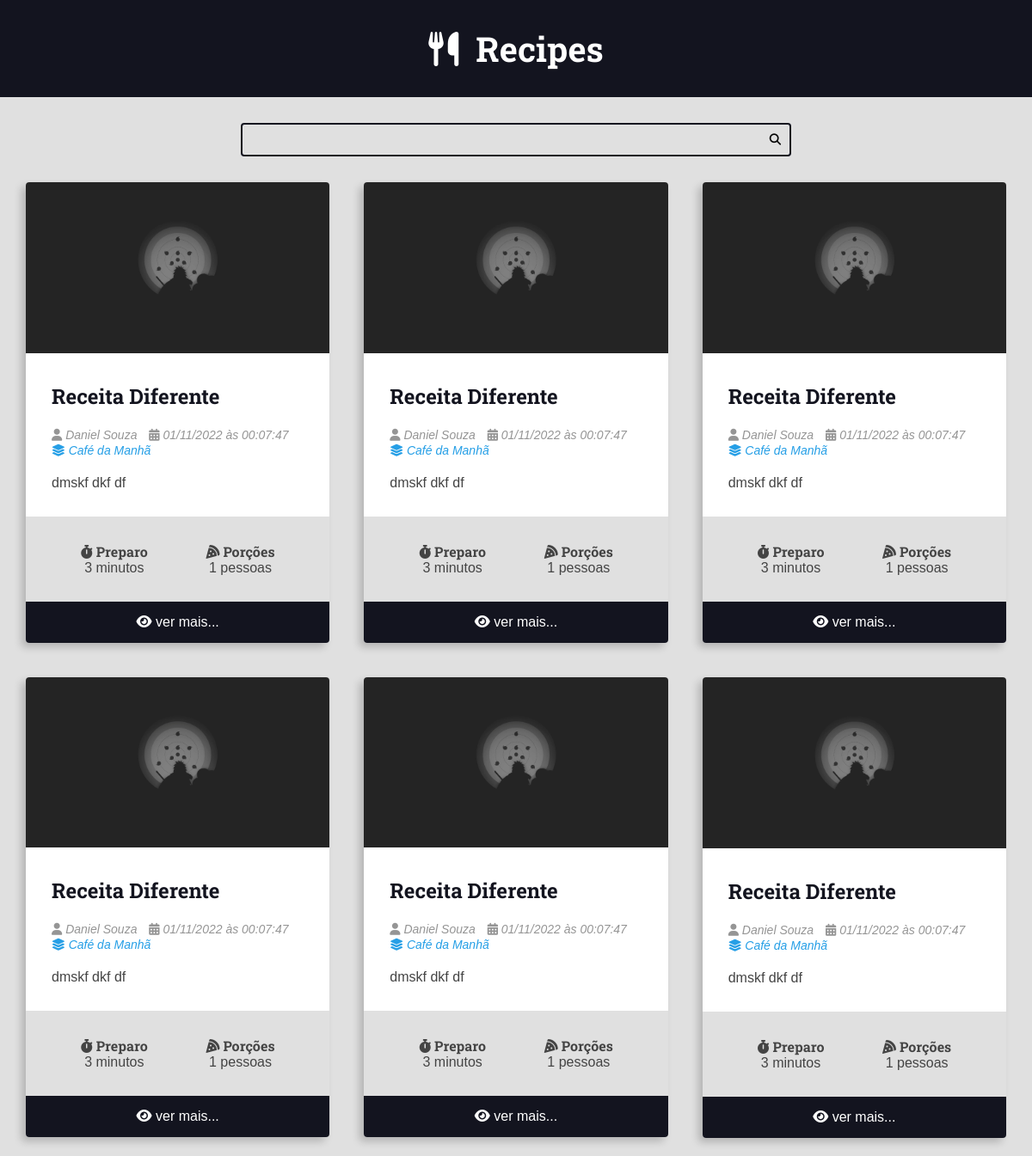
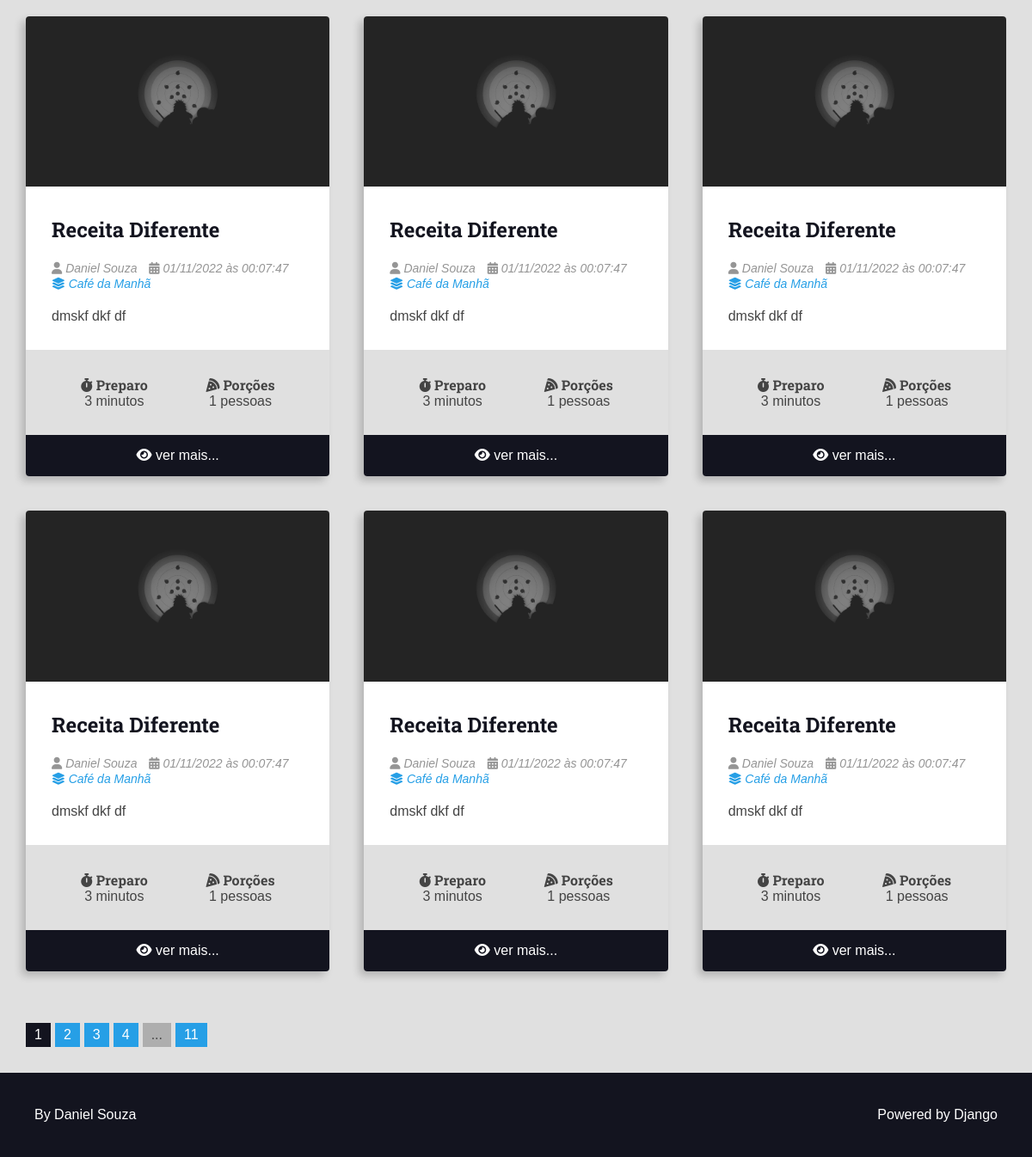
Page /recipes/category/1/ on the committed database (2 pictures, top to bottom).
### recipes/models.py (models this page shows, shortened)
class Recipe(models.Model):
    title = models.CharField(max_length=65)
    description = models.CharField(max_length=165)
    slug = models.SlugField(unique=True)
    preparation_time = models.IntegerField()
    preparation_time_unit = models.CharField(max_length=65)
    servings = models.IntegerField()
    servings_unit = models.CharField(max_length=65)
    preparation_steps = models.TextField()
    preparation_steps_is_html = models.BooleanField(default=False)
    created_at = models.DateTimeField(auto_now_add=True)
    updated_at = models.DateTimeField(auto_now=True)
    is_published = models.BooleanField(default=False)
    cover = models.ImageField(
        upload_to='recipes/covers/%Y/%M/%d/', blank=True, default='')
    category = models.ForeignKey(
        Category, on_delete=models.SET_NULL, null=True, blank=True,
        default=None)
    author = models.ForeignKey(
        User, on_delete=models.SET_NULL, null=True)

class Category(models.Model):
    name = models.CharField(max_length=65)

### recipes/views.py (the view)
# urls.py: path('recipes/category/<int:category_id>/',
def category(request, category_id):
    recipes = get_list_or_404(
        Recipe.objects.filter(
            category__id=category_id,
            is_published=True,
        ).order_by('-id')
    )
    page_obj, pagination_range = make_pagination(request, recipes, PER_PAGES)
    return render(request, 'recipes/pages/category.html', context={
        'recipes': page_obj,
        'pagination_range': pagination_range,
        'title': f'{recipes[0].category.name}'
    })

### utils/pagination.py (called while the page is built)
def make_pagination(request, queryset, per_page, qty_pages=4):
    try:
        current_page = int(request.GET.get('page', 1))
    except ValueError:
        current_page = 1
    paginator = Paginator(queryset, per_page)
    page_obj = paginator.get_page(current_page)
    pagination_range = make_pagination_range(
        paginator.page_range,
        qty_pages,
        current_page
    )
    return page_obj, pagination_range

### recipes/templates/recipes/pages/category.html (shortened to what this page needs)
{% extends 'global/base.html' %}
{% block content %}
<div class="main-content main-content-list container">
    {% for recipe in recipes %}
        {% include 'recipes/partials/recipe.html' %}
    {% endfor %}
</div>
{% endblock content %}

### recipes/templates/recipes/partials/recipe.html (shortened to what this page needs)
<div class="recipe recipe-list-item">
    {% if recipe.cover.url is not Null %}
        <div class="recipe-cover">
            <a href="{% url 'recipes-recipe' recipe.id %}">
                <img src="{{ recipe.cover.url }}" alt="Temporário">
            </a>
        </div>
    {% endif %}
    <div class="recipe-title-container">
        <h2 class="recipe-title">
            <a href="{% url 'recipes-recipe' recipe.id %}">
                {{ recipe.title }}
            </a>
        </h2>
    </div>
    <div class="recipe-author">
        <span class="recipe-author-item">
            <i class="fas fa-user"></i>
            {% if recipe.author is not None %}
                {% if recipe.author.first_name %}
                    {{  recipe.author.first_name }} {{  recipe.author.last_name }}
                {% else %}
                    {{ recipe.author.username }}
                {% endif %}
                {% else %}
                    Desconhecido
            {% endif %}
        </span>
        <span class="recipe-author-item">
            <i class="fas fa-calendar-alt"></i>
            {{ recipe.created_at|date:"d/m/Y" }} às {{recipe.created_at|date:"H:i:s"}}
        </span>
        {% if recipe.category is not None %}
            <span class="recipe-author-item">
                <a href="{% url 'recipes-category' recipe.category.id %}">
                    <i class="fas fa-layer-group"></i>
                 <span>{{ recipe.category.name }}</span>
                </a>
            </span>
        {% endif %}
    </div>
    <div class="recipe-content">
        <p>{{ recipe.description }}</p>
    </div>
    <div class="recipe-meta-container">
        <div class="recipe-meta recipe-preparation">
            <h3 class="recipe-meta-title"><i class="fas fa-stopwatch"></i> Preparo</h3>
            <div class="recipe-meta-text">
                {{ recipe.preparation_time }} {{ recipe.preparation_time_unit }}
            </div>
        </div>
        <div class="recipe-meta recipe-servings">
            <h3 class="recipe-meta-title"><i class="fas fa-pizza-slice"></i> Porções</h3>
            <div class="recipe-meta-text">
                {{ recipe.servings }} {{ recipe.servings_unit }}
            </div>
        </div>
    </div>
    {% if not is_detail_page %}
    <footer class="recipe-footer">
        <a class="recipe-read-more button button-dark button-full-width" href="{% url 'recipes-recipe' recipe.id %}">
            <i class="fas fa-eye"></i>
            <span>ver mais...</span>
        </a>
    </footer>
    {% endif %}
</div>

### recipes/static/recipes/css/styles.css (style rules this page uses)
:root { --color-primary: #269fe6; --color-primary-hover: #2086c2; --color-primary-dark: #13141f; --color-primary-dark-hover: #212336; --color-primary-light: #d4ecfa; --color-primary-light-hover: #bdd8e7; --color-white: #fff; --color-black: #000; --color-dark-text: #444; --color-info-light: #cce5ff; --color-debug-light: #cce5ff; --color-success-light: #d4edda; --color-alert-light: #fff3cd; --color-warning-light: #fff3cd; --color-error-light: #f8d7da; --color-info-dark: #4d86c4; --color-debug-dark: #4d86c4; --color-success-dark: #4a9c5d; --color-alert-dark: #927f40; --color-warning-dark: #927f40; --color-error-dark: #da525d; --color-gray-0: #f9f9f9; --color-gray-1: #e0e0e0; --color-gray-2: #c7c7c7; --color-gray-3: #aeaeae; --color-gray-4: #959595; --color-gray-5: #7d7d7d; --color-gray-6: #646464; --color-gray-7: #4b4b4b; --color-gray-8: #323232; --color-gray-9: #191919; --font-primary: sans-serif; --font-headings: 'Roboto Slab', serif; --spacing-gutter-medium: 3rem; --spacing-gutter-large: 4rem; }
* { padding: 0; margin: 0; box-sizing: border-box; }
html { font-size: 62.5%; }
body { font-size: 1.6rem; font-family: var(--font-primary); background: var(--color-gray-1); color: var(--color-dark-text); }
h1, h2, h3, h4, h5, h6 { font-family: var(--font-headings); }
img { max-width: 100%; }
a { color: var(--color-primary); text-decoration: none; }
.container { max-width: 144rem; margin: 0 auto; padding: var(--spacing-gutter-medium); }
.main-content { padding-top: 0; }
.main-content-list { display: grid; grid-template-columns: repeat(auto-fit, minmax(340px, 1fr)); gap: var(--spacing-gutter-large); }
.recipe { background: var(--color-white); box-shadow: -5px 5px 10px rgba(0, 0, 0, 0.2); transform: scale(1); transition: all 300ms ease-in-out; border-radius: 0.4rem; overflow: hidden; }
.recipe img { max-width: 100%; }
.recipe-list-item { max-width: 64rem; height: fit-content; }
.recipe-title-container { padding: var(--spacing-gutter-medium); padding-bottom: 2rem; }
.recipe-title-container a { text-decoration: none; color: var(--color-primary-dark); }
.recipe-author { padding: 0 var(--spacing-gutter-medium); }
.recipe-content { padding: var(--spacing-gutter-medium); padding-top: 2rem; }
.recipe-author-item { color: var(--color-gray-4); margin-right: 1rem; font-style: italic; font-size: 1.4rem; }
.recipe-author a { color: var(--color-primary); transition: all 300ms ease-in-out; text-decoration: none; }
.recipe-meta-container { display: flex; flex-flow: row wrap; padding: var(--spacing-gutter-medium); background: var(--color-gray-1); }
.recipe-meta { display: flex; flex-flow: column nowrap; flex-shrink: 1; flex-grow: 1; text-align: center; }
.recipe-meta-title { font-size: 1.6rem; }
.recipe-footer a { background: var(--color-primary-dark); display: block; color: var(--color-white); text-decoration: none; text-align: center; padding: 1.5rem var(--spacing-gutter-medium); transition: all 300ms ease-in-out; }

### rows in the picture
Recipe: cover (picture), title "Receita Diferente", author.first_name "Daniel", author.last_name "Souza", created_at "01/11/2022", created_at "00:07:47", category.name "Café da Manhã", description "dmskf dkf df", preparation_time "3", preparation_time_unit "minutos", servings "1", servings_unit "pessoas"
Recipe: cover (picture), title "Receita Diferente", author.first_name "Daniel", author.last_name "Souza", created_at "01/11/2022", created_at "00:07:47", category.name "Café da Manhã", description "dmskf dkf df", preparation_time "3", preparation_time_unit "minutos", servings "1", servings_unit "pessoas"
Recipe: cover (picture), title "Receita Diferente", author.first_name "Daniel", author.last_name "Souza", created_at "01/11/2022", created_at "00:07:47", category.name "Café da Manhã", description "dmskf dkf df", preparation_time "3", preparation_time_unit "minutos", servings "1", servings_unit "pessoas"
Recipe: cover (picture), title "Receita Diferente", author.first_name "Daniel", author.last_name "Souza", created_at "01/11/2022", created_at "00:07:47", category.name "Café da Manhã", description "dmskf dkf df", preparation_time "3", preparation_time_unit "minutos", servings "1", servings_unit "pessoas"
Recipe: cover (picture), title "Receita Diferente", author.first_name "Daniel", author.last_name "Souza", created_at "01/11/2022", created_at "00:07:47", category.name "Café da Manhã", description "dmskf dkf df", preparation_time "3", preparation_time_unit "minutos", servings "1", servings_unit "pessoas"
Recipe: cover (picture), title "Receita Diferente", author.first_name "Daniel", author.last_name "Souza", created_at "01/11/2022", created_at "00:07:47", category.name "Café da Manhã", description "dmskf dkf df", preparation_time "3", preparation_time_unit "minutos", servings "1", servings_unit "pessoas"
Recipe: cover (picture), title "Receita Diferente", author.first_name "Daniel", author.last_name "Souza", created_at "01/11/2022", created_at "00:07:47", category.name "Café da Manhã", description "dmskf dkf df", preparation_time "3", preparation_time_unit "minutos", servings "1", servings_unit "pessoas"
Recipe: cover (picture), title "Receita Diferente", author.first_name "Daniel", author.last_name "Souza", created_at "01/11/2022", created_at "00:07:47", category.name "Café da Manhã", description "dmskf dkf df", preparation_time "3", preparation_time_unit "minutos", servings "1", servings_unit "pessoas"
Recipe: cover (picture), title "Receita Diferente", author.first_name "Daniel", author.last_name "Souza", created_at "01/11/2022", created_at "00:07:47", category.name "Café da Manhã", description "dmskf dkf df", preparation_time "3", preparation_time_unit "minutos", servings "1", servings_unit "pessoas"
Recipe: cover (picture), title "Receita Diferente", author.first_name "Daniel", author.last_name "Souza", created_at "01/11/2022", created_at "00:07:47", category.name "Café da Manhã", description "dmskf dkf df", preparation_time "3", preparation_time_unit "minutos", servings "1", servings_unit "pessoas"
Recipe: cover (picture), title "Receita Diferente", author.first_name "Daniel", author.last_name "Souza", created_at "01/11/2022", created_at "00:07:47", category.name "Café da Manhã", description "dmskf dkf df", preparation_time "3", preparation_time_unit "minutos", servings "1", servings_unit "pessoas"
Recipe: cover (picture), title "Receita Diferente", author.first_name "Daniel", author.last_name "Souza", created_at "01/11/2022", created_at "00:07:47", category.name "Café da Manhã", description "dmskf dkf df", preparation_time "3", preparation_time_unit "minutos", servings "1", servings_unit "pessoas"

### other values in the picture
{{ page }} "1"
{{ page }} "2" "3" "4"
{{ pagination_range.total_pages }} "11"
